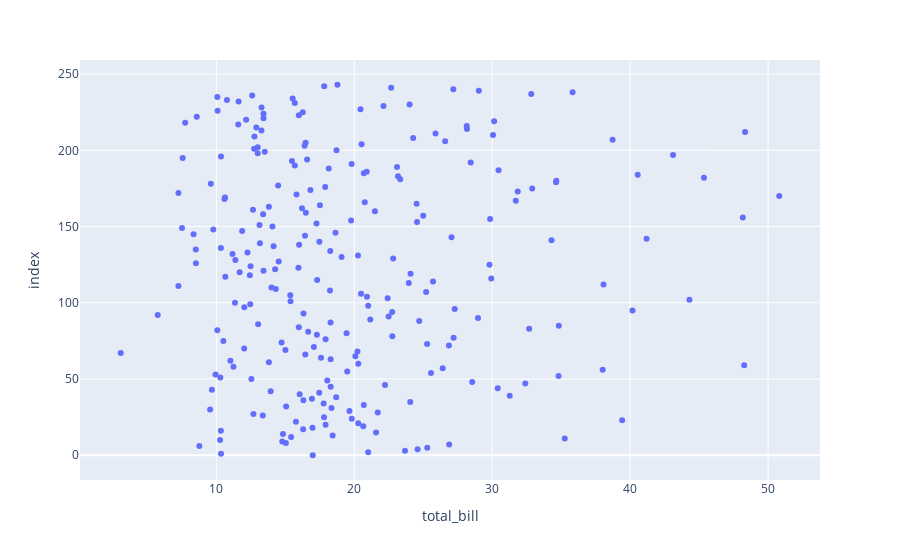

The notebook cell this image was saved under:
### Code cell
# add changes by removing the #
scatter_fig = px.scatter(df, 
                         x='total_bill', 
#                          y='tip'
                        )
scatter_fig.show()

### Figure 1 — Plotly figure (JSON) as saved in the notebook; plotly's stock layout.template omitted (floating-point values rounded to 4 significant figures; data arrays with more than 128 entries replaced by an {"elided": "..."} marker saying what was removed)
{"data": [{"hovertemplate": "total_bill=%{x}<br>index=%{y}<extra></extra>", "legendgroup": "", "marker": {"color": "#636efa", "symbol": "circle"}, "mode": "markers", "name": "", "orientation": "h", "showlegend": false, "type": "scatter", "x": {"elided": "244 float values"}, "xaxis": "x", "y": {"elided": "244 int values"}, "yaxis": "y"}], "layout": {"autosize": true, "legend": {"tracegroupgap": 0}, "margin": {"t": 60}, "xaxis": {"anchor": "y", "autorange": true, "domain": [0, 1], "range": [-0.001878, 53.88], "title": {"text": "total_bill"}, "type": "linear"}, "yaxis": {"anchor": "x", "autorange": true, "domain": [0, 1], "range": [-18.81, 261.8], "title": {"text": "index"}, "type": "linear"}}}
